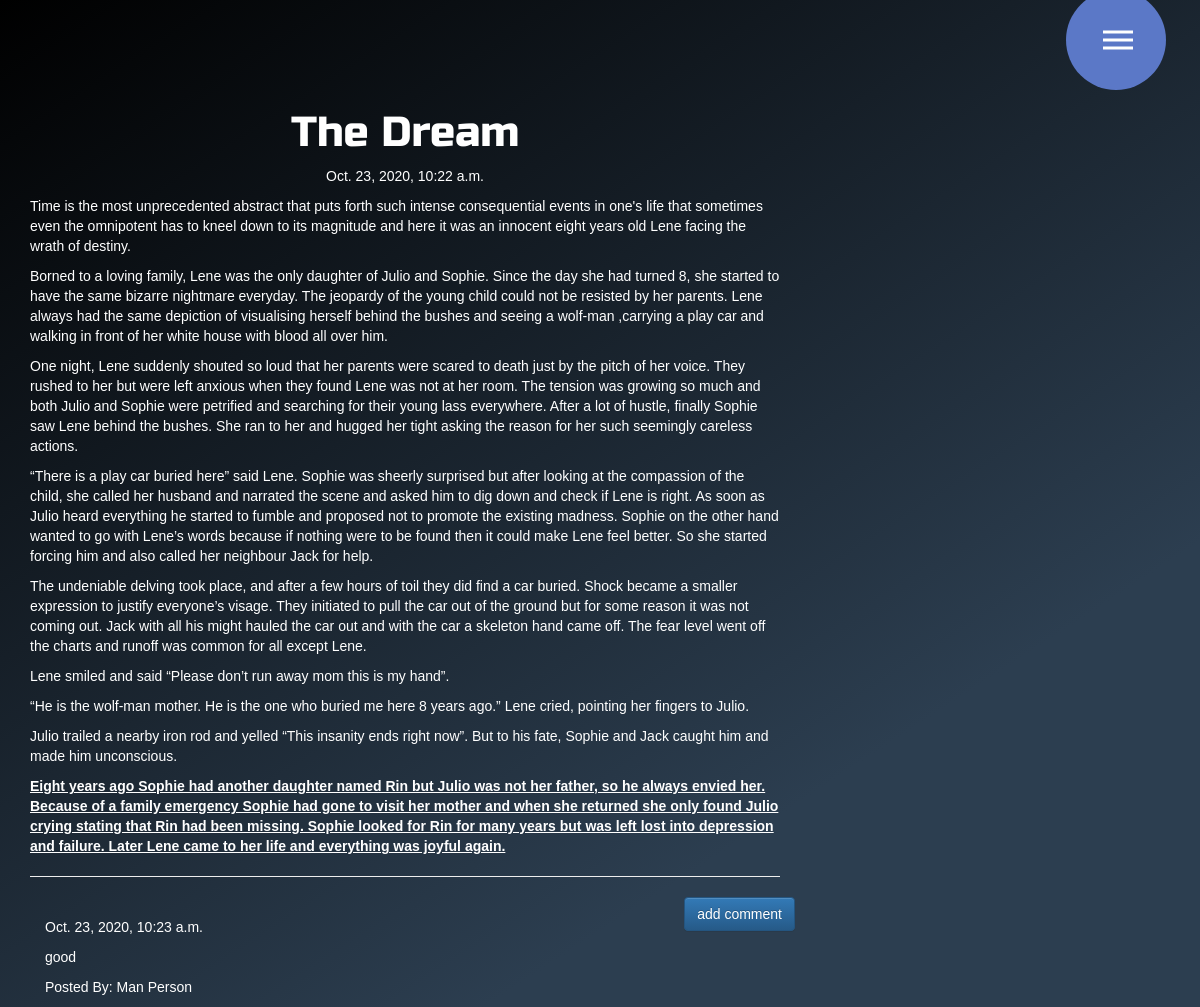
The app's page /post/4 with its own data.
### blog/models.py (models this page shows, shortened)
class Post(models.Model):
    author = models.ForeignKey('auth.User',on_delete=models.CASCADE,)
    title = models.CharField(max_length=200)
    text = models.TextField()
    created_date = models.DateTimeField(default=timezone.now)
    published_date = models.DateTimeField(blank=True, null=True)

class Comment(models.Model):
    post = models.ForeignKey('blog.Post',on_delete=models.CASCADE, related_name='comments')
    author = models.CharField(max_length=200)
    text = models.TextField()
    created_date = models.DateTimeField(default=timezone.now)
    approved_comment = models.BooleanField(default=False)

### blog/views.py (the view)
# urls.py: re_path(r'^post/(?P<pk>\d+)$',views.PostDetailView.as_view(),name='post_detail'),
class PostDetailView(DetailView):
    model=Post

### blog/templates/blog/post_detail.html (shortened to what this page needs)
{% extends "blog/base.html" %}
{% block content %}
<h1 class="posttitle loader"> {{post.title}}</h1>
{% if post.published_date %}
<div class="date postdate">
  {{ post.published_date}}
</div>
{% else %}
<a class="btn btn-default" href="{% url 'post_publish' pk=post.pk %}">Publish</a>
{% endif %}
<p class="postcontent" >{{ post.text|safe|linebreaksbr }} </p>
<hr>
<a class="btn btn-primary btn-comment " href="{% url 'add_comment_to_post' pk=post.pk %}">add comment</a>
<div class="container">
  {% for comment in post.comments.all %}
  <br>
    {% if user.is_authenticated or comment.approved_comment %}
      {{comment.created_date}}
      <p>{{comment.text|safe|linebreaks}}</p>
      <p>Posted By: {{comment.author}}</p>
    {% endif %}
    {% empty %}
    <p>No Comments!!</p>
  {% endfor %}
</div>
{% endblock %}

### blog/static/css/style.css (style rules this page uses)
* { margin: 0; padding: 0; box-sizing: border-box; color: white; }
body { font-family: sans-serif; background-image: linear-gradient(147deg, #000000 0%, #2c3e50 74%); }
.postdate { text-align: center; }
.posttitle { font-family: 'Russo One', sans-serif; font-size: 3em; text-align: center; }
.postcontent { font-family: 'Montserrat'; font-size: 1.5em; color: white; }
.btn-comment { position: absolute; right: 0px; }
.loader { filter: hue-rotate(0deg); color: linear-gradient(45deg, #0f8, #08f); animation: hue 5000ms infinite linear; }

### records on screen
Post: title "The Dream", published_date "Oct. 23, 2020, 10:22 a.m.", text "Time is the most unprecedented abstract that puts forth such intense consequential events in one's life that sometimes even the omnipotent has to kneel down to its magnitude and here it was an innocent eight years old Lene facing the wrath of destiny. Borned to a loving family, Lene was the only daughter of Julio and Sophie. Since the day she had turned 8, she started to have the same bizarre nightmare everyday. The jeopardy of the young child could not be resisted by her parents. Lene always had the same depiction of visualising herself behind the bushes and seeing a wolf-man ,carrying a play car and walking in front of her white house with blood all over him. One night, Lene suddenly…"
Comment: created_date "Oct. 23, 2020, 10:23 a.m.", text "good", author "Man Person"
